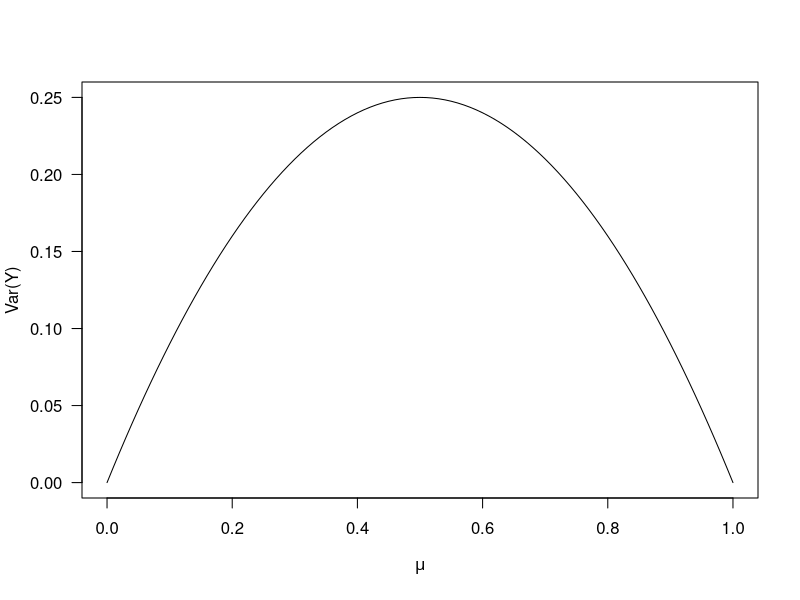
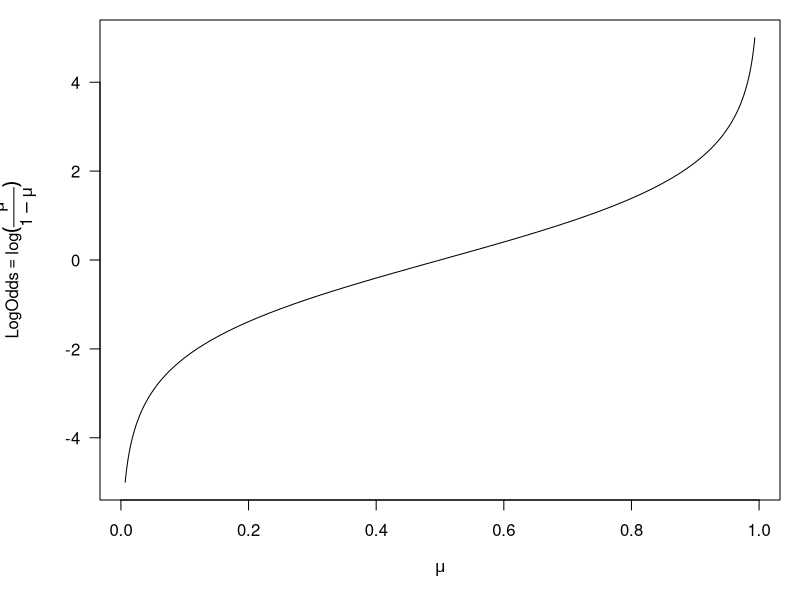

Recreate these plots in R, in order.
## ---- chunk 1
mu = seq(0,1,0.01)
plot(mu,mu*(1-mu),type="l",las=1,xlab=expression(mu),ylab="Var(Y)")
## ---- chunk 2
par(mfrow=c(1,1),mar=c(5,5,1,1))
lo = seq(-5,5,0.1)
plot(exp(lo)/(1+exp(lo)),lo,type="l",xlab=expression(mu),ylab=expression(LogOdds == log(frac(mu,1-mu))),las=1)
